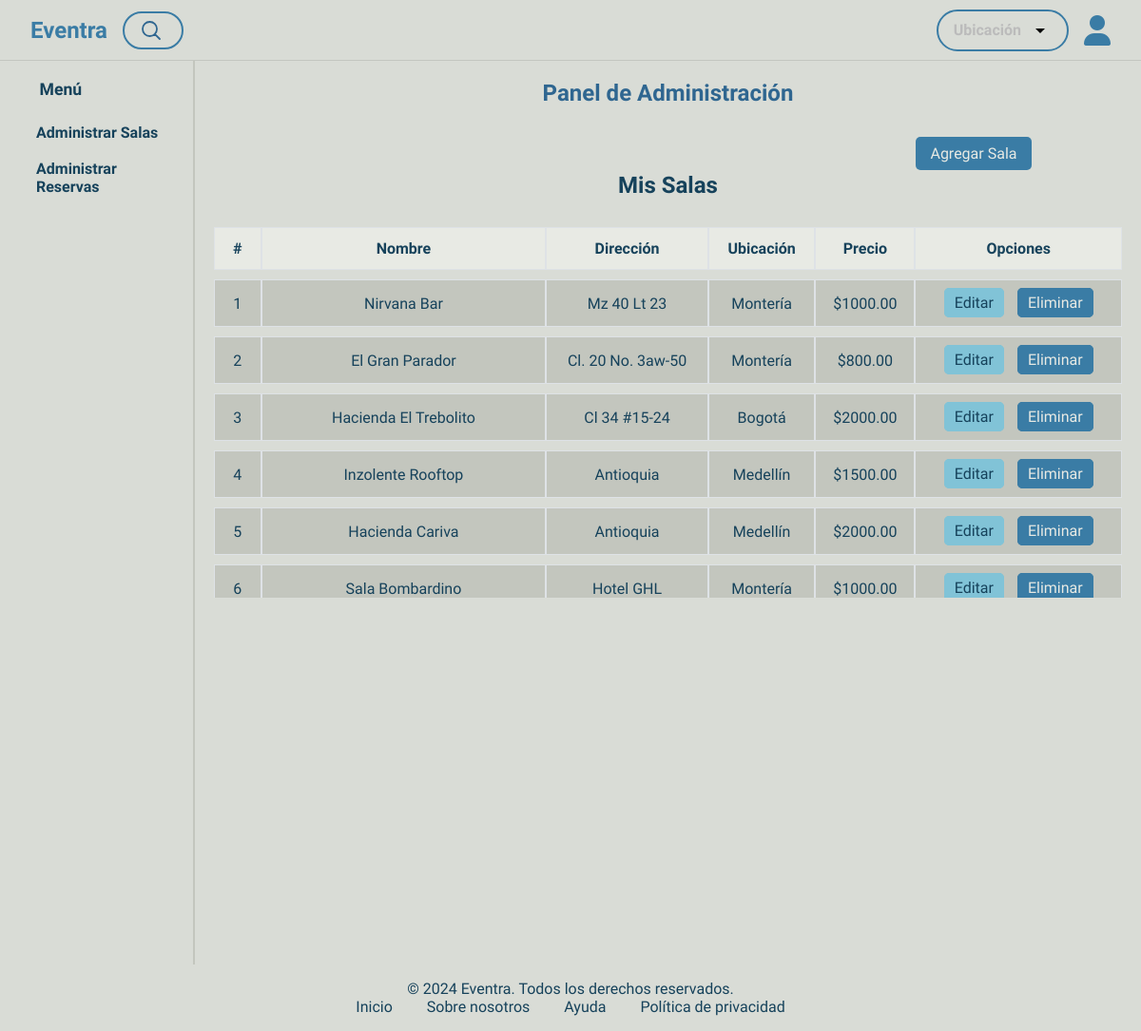
The page /dashboard/ (signed in) on the database its author committed.
### crud_app/models.py (models this page shows, shortened)
class Eventos(models.Model):
    CIUDADES = [
        ('Montería', 'Montería'),
        ('Bogotá', 'Bogotá'),
        ('Medellín', 'Medellín'),
        ('Cali', 'Cali'),
        ('Cartagena', 'Cartagena'),
    ]
    usuario = models.ForeignKey(Usuario, on_delete=models.CASCADE, related_name='eventos')  # Relación uno a muchos
    nombre = models.CharField(max_length=200)
    direccion = models.CharField(max_length=300)
    ubicacion = models.CharField(max_length=50, choices=CIUDADES)
    descripcion = models.TextField()
    precio_renta = models.DecimalField(max_digits=10, decimal_places=2)
    imagen = models.ImageField(upload_to=upload_to)

### crud_app/views.py (the view)
# urls.py: path('dashboard/', views.dashboard, name='dashboard'),
@login_required
def dashboard(request):
    usuario_actual = request.user
    if usuario_actual.tipo_usuario != 'administrativo':
        return redirect('home')  # Redirige si no es administrativo
    eventos = Eventos.objects.filter(usuario=usuario_actual)
    return render(request, "eventra/dashboard.html", {
        "eventos": eventos,
        "usuario_actual": usuario_actual,
        "messages": messages.get_messages(request),  # Obtén los mensajes para mostrarlos
    })

### crud_app/auth_backend.py (called while the page is built)
    def get_user(self, user_id):
        try:
            return Usuario.objects.get(pk=user_id)
        except Usuario.DoesNotExist:
            return None

### crud_app/context_processors/user_context.py (called while the page is built)
def get_usuario_context(request):
    if request.session.get('user_id'):
        usuario_actual = get_object_or_404(Usuario, pk=request.session['user_id'])
        return {'usuario_actual': usuario_actual}
    return {}

### crud_app/models.py (called while the page is built)
    @property
    def is_authenticated(self):
        return True

### crud_app/templates/eventra/dashboard.html (shortened to what this page needs)
{% extends "eventra/base.html" %} {% block contenido %}
<div class="dashboard-container">
  <nav class="sidebar">
    <h5>Menú</h5>
    <ul class="nav">
      <li>
        <a href="{% url 'dashboard' %}" class="nav-link">Administrar Salas</a>
      </li>
      <li><a href="#" class="nav-link">Administrar Reservas</a></li>
    </ul>
  </nav>
  <main class="main-content">
    <h2>Panel de Administración</h2>
    <div class="events-section">
      <div class="text-end">
        <a href="{% url 'registrar_evento' %}" class="btn-success"
          >Agregar Sala</a
        >
      </div>
      <h3>Mis Salas</h3>
      <div class="table-container">
        {% if eventos %}
        <table class="custom-table">
          <thead>
            <tr>
              <th>#</th>
              <th>Nombre</th>
              <th>Dirección</th>
              <th>Ubicación</th>
              <th>Precio</th>
              <th>Opciones</th>
            </tr>
          </thead>
          <tbody>
            {% for evento in eventos %}
            <tr>
              <td>{{ forloop.counter }}</td>
              <td>{{ evento.nombre }}</td>
              <td>{{ evento.direccion }}</td>
              <td>{{ evento.ubicacion }}</td>
              <td>${{ evento.precio_renta }}</td>
              <td>
                <a href="#" class="btn btn-primary">Editar</a>
                <a href="#" class="btn btn-danger">Eliminar</a>
              </td>
            </tr>
            {% endfor %}
          </tbody>
        </table>
        {% else %}
        <p>No tienes salas registradas.</p>
        {% endif %}
      </div>
    </div>
  </main>
</div>
{% endblock %}

### crud_app/static/css/styles.css (style rules this page uses)
:root { --primary: #3a7ca5; --primary-dark: #2f6690; --primary-darker: #265072; --text: #16425b; --background: #d9dcd6; --background-dark: #c3c6be; --secondary: #81c3d7; --tarjeta: #e8eae4; --gray-border: rgba(0, 0, 0, 10%); --border-radius: 2rem; --glow-size: 0.5rem; --navbar-height: 4rem; --gray: #6c757d; --dark: #3d464d; --input-bg: #c2c6c0; }
body { font-family: "Exo 2"; font-size: 16px; color: var(--text); background: var(--background); overflow-x: hidden; display: flex; flex-direction: column; height: 100%; }
html { height: 100%; }
* { margin: 0; padding: 0; box-sizing: border-box; }
a { text-decoration: none; color: var(--primary); }
h1, h2 { color: var(--primary-dark); }
nav > ul { list-style-type: none; padding: 0; margin: 0; gap: 0.25rem; }
nav > ul > li { height: 3rem; color: var(--primary-dark); cursor: pointer; display: flex; flex-direction: row; border-radius: 0.5rem; align-items: center; gap: 1rem; padding-left: 0.5rem; width: 100%; font-weight: bold; transition: all 0.2s ease-in-out; }
nav > ul > li > a { color: var(--primary-dark); }

### crud_app/static/css/stylesDetalle.css (style rules this page uses)
@media (max-width: 1200px) { h3 { font-size: calc(1.3rem + 0.6vw); } }
.btn { border: 1px solid; padding: 0.375rem 0.75rem; font-size: 1rem; line-height: 1.5; border-radius: 0.25rem; transition: color 0.15s ease-in-out, background-color 0.15s ease-in-out, border-color 0.15s ease-in-out, box-shadow 0.15s ease-in-out; }
.btn.btn-primary { color: var(--tarjeta); background-color: var(--primary); border-color: var(--primary); }

### crud_app/static/css/dashboard.css (style rules this page uses)
:root { --primary: #3a7ca5; --primary-dark: #2f6690; --primary-darker: #265072; --text: #16425b; --background: #d9dcd6; --background-dark: #c3c6be; --secondary: #81c3d7; --secondary-dark: #6ba7c0; --tarjeta: #e8eae4; --gray-border: rgba(0, 0, 0, 10%); --border-radius: 2rem; --glow-size: 0.5rem; --navbar-height: 4rem; --gray: #6c757d; --dark: #3d464d; --input-bg: #c2c6c0; }
.dashboard-container { display: flex; height: 100vh; font-family: "Exo 2"; }
.sidebar { display: flex; width: 20vw; background: var(--background); border-right: 2px solid var(--background-dark); padding: 20px; height: 100%; flex-direction: column; }
.sidebar h5 { margin: 0 0 1rem 1.35rem; padding: 0; font-size: 1.1rem; color: var(--text); }
.sidebar .nav { list-style: none; padding-left: 0; text-align: center; }
.sidebar .nav-link { display: flex; align-items: center; text-decoration: none; color: var(--text); margin-bottom: 10px; width: 100%; height: auto; padding: 10px; text-align: left; }
.main-content { display: flex; padding: 20px; width: 100%; background-color: var(--background); flex-direction: column; }
.main-content h2 { text-align: center; margin-bottom: 20px; }
.text-end { width: 80%; text-align: right; padding-bottom: 10px; box-sizing: border-box; }
.btn-success { background-color: var(--primary); color: var(--tarjeta); text-decoration: none; border-radius: 5px; transition: background-color 0.3s; max-width: 150px; width: auto; padding: 8px 15px; margin-right: 0; }
.events-section { margin-top: 20px; width: 100%; display: flex; flex-direction: column; align-items: center; }
.events-section h3 { font-size: 24px; margin-bottom: 20px; }
.table-container { width: 100%; max-width: 1000px; margin: auto; overflow-y: auto; max-height: 400px; }
.custom-table { width: 100%; border-collapse: separate; border-spacing: 0 10px; margin-bottom: 20px; border-radius: 10px; background-color: var(--background); }
.custom-table th, .custom-table td { text-align: center; vertical-align: middle; padding: 12px; border: 1px solid #dee2e6; }
.custom-table th { background-color: var(--tarjeta); color: var(--text); font-weight: bold; }
.custom-table td { background-color: var(--background-dark); }
.custom-table tr:nth-child(odd) td { background-color: var(--background-dark); }
.custom-table td .btn { padding: 5px 10px; text-decoration: none; border-radius: 5px; margin: 0 5px; transition: background-color 0.3s; }
.custom-table td .btn-primary { background-color: var(--secondary); color: var(--text); border-color: var(--secondary); }
.custom-table td .btn-danger { background-color: var(--primary); color: var(--tarjeta); border-color: var(--primary); }

### rows shown on the page
Eventos: nombre "Nirvana Bar", direccion "Mz 40 Lt 23", ubicacion "Montería", precio_renta "1000.00"
Eventos: nombre "El Gran Parador", direccion "Cl. 20 No. 3aw-50", ubicacion "Montería", precio_renta "800.00"
Eventos: nombre "Hacienda El Trebolito", direccion "Cl 34 #15-24", ubicacion "Bogotá", precio_renta "2000.00"
Eventos: nombre "Inzolente Rooftop", direccion "Antioquia", ubicacion "Medellín", precio_renta "1500.00"
Eventos: nombre "Hacienda Cariva", direccion "Antioquia", ubicacion "Medellín", precio_renta "2000.00"
Eventos: nombre "Sala Bombardino", direccion "Hotel GHL", ubicacion "Montería", precio_renta "1000.00"
